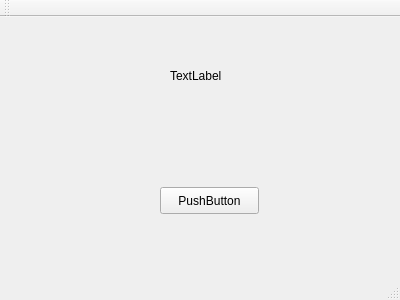
<?xml version="1.0" encoding="UTF-8"?>
<ui version="4.0">
 <class>MainWindow</class>
 <widget class="QMainWindow" name="MainWindow">
  <property name="geometry">
   <rect>
    <x>0</x>
    <y>0</y>
    <width>400</width>
    <height>300</height>
   </rect>
  </property>
  <property name="windowTitle">
   <string>MainWindow</string>
  </property>
  <widget class="QWidget" name="centralWidget">
   <widget class="QPushButton" name="pushButton">
    <property name="geometry">
     <rect>
      <x>160</x>
      <y>170</y>
      <width>99</width>
      <height>27</height>
     </rect>
    </property>
    <property name="text">
     <string>PushButton</string>
    </property>
   </widget>
   <widget class="QLabel" name="label">
    <property name="geometry">
     <rect>
      <x>170</x>
      <y>50</y>
      <width>67</width>
      <height>17</height>
     </rect>
    </property>
    <property name="text">
     <string>TextLabel</string>
    </property>
   </widget>
  </widget>
  <widget class="QMenuBar" name="menuBar">
   <property name="geometry">
    <rect>
     <x>0</x>
     <y>0</y>
     <width>400</width>
     <height>28</height>
    </rect>
   </property>
  </widget>
  <widget class="QToolBar" name="mainToolBar">
   <attribute name="toolBarArea">
    <enum>TopToolBarArea</enum>
   </attribute>
   <attribute name="toolBarBreak">
    <bool>false</bool>
   </attribute>
  </widget>
  <widget class="QStatusBar" name="statusBar"/>
 </widget>
 <layoutdefault spacing="6" margin="11"/>
 <resources/>
 <connections/>
</ui>
